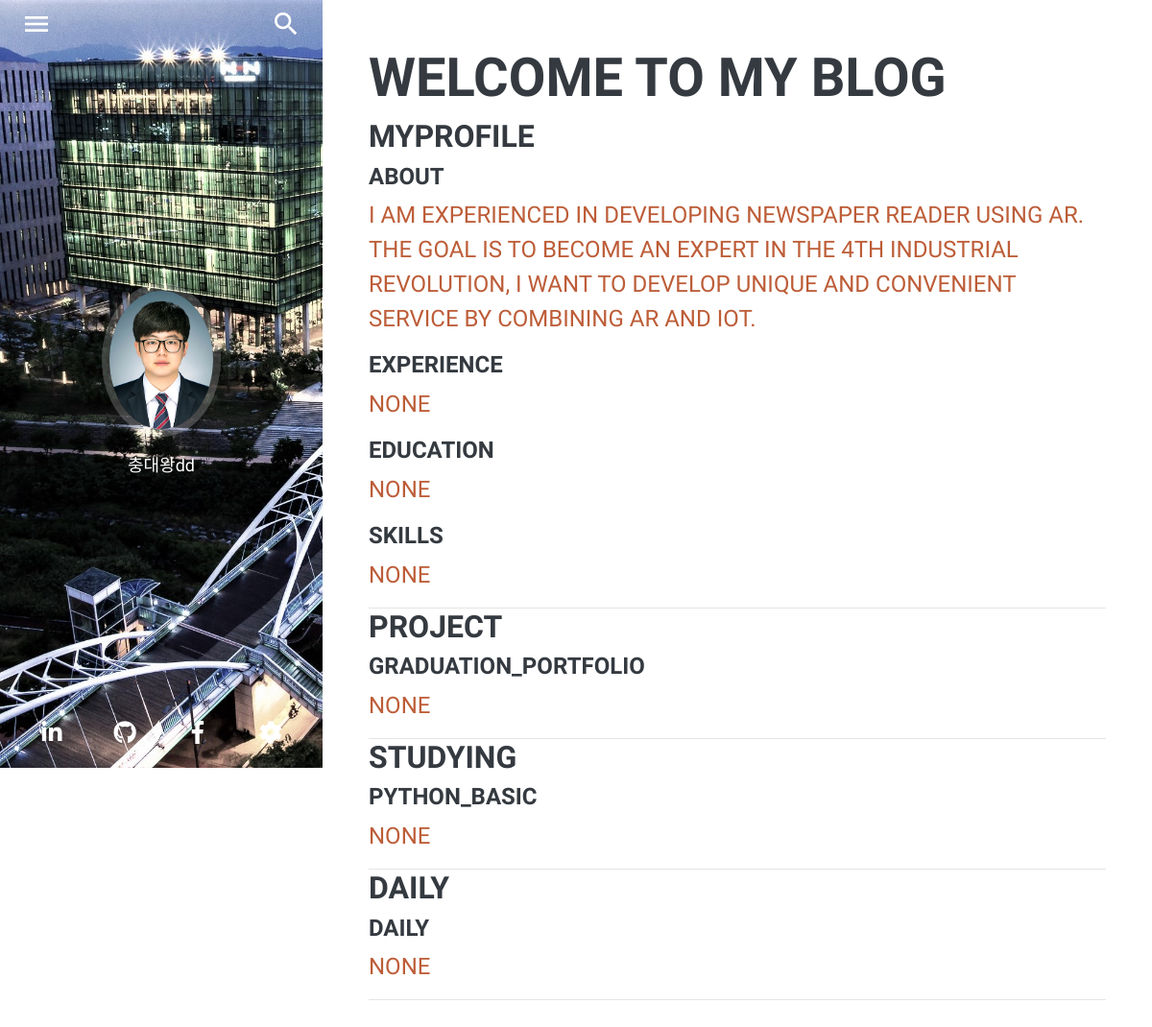
The page / on the database its author committed.
### tables this page shows
CREATE TABLE post (
  id INTEGER PRIMARY KEY AUTOINCREMENT,
  category TEXT NOT NULL,
  title TEXT NOT NULL,
  sub_title TEXT,
  period TEXT,
  body TEXT
);

### personal_web/blog.py (the view)
@bp.route('/')
def index():
    db = get_db()
    categorys = db.execute(
        'SELECT DISTINCT category FROM post'
    ).fetchall()
    post_myprofile = db.execute(
        'SELECT title, body FROM post'
        " WHERE category = 'myprofile'"
    ).fetchall()
    post_project = db.execute(
        'SELECT title, body FROM post'
        " WHERE category = 'project'"
    ).fetchall()
    post_studying = db.execute(
        'SELECT title, body FROM post'
        " WHERE category = 'studying'"
    ).fetchall()
    post_daily = db.execute(
        'SELECT title, body FROM post'
        " WHERE category = 'daily'"
    ).fetchall()
    return render_template('blog/index.html', categorys=categorys, post_myprofile=post_myprofile, post_project=post_project, post_studying=post_studying, post_daily=post_daily)

### personal_web/auth.py (called while the page is built)
@bp.before_app_request
def load_logged_in_user():
    user_id = session.get('user_id')
    if user_id is None:
        g.user = None
    else:
        g.user = get_db().execute(
            'SELECT * FROM user WHERE id = ?', (user_id,)
        ).fetchone()

### personal_web/db.py (called while the page is built)
def get_db():
    if 'db' not in g:
        g.db = sqlite3.connect(
            current_app.config['DATABASE'],
            detect_types=sqlite3.PARSE_DECLTYPES
        )
        g.db.row_factory = sqlite3.Row
    return g.db

### personal_web/templates/blog/index.html (shortened to what this page needs)
{% extends 'layout.html' %}
{% block title %}
    <h2>Welcome to my blog</h2>
{% endblock%}
{% block content %}
        <section>
            {% for category in categorys %}
                {% if category['category'] == 'myprofile' %}
                    <h3>{{ category['category'] }}</h3>
                    {% for post in post_myprofile %}
                        <a href="{{ url_for('blog.myprofile') }}">
                            <h4>{{post['title']}}</h4>
                            <p class="body">
                                {{post['body']}}
                            </p>
                        </a>
                    {% endfor %}
                <hr class="m-0">
                {% endif %}
                {% if category['category'] == 'project' %}
                    <h3>{{ category['category'] }}</h3>
                    {% for post in post_project %}
                        <a href="{{ url_for('blog.project') }}">
                            <h4>{{post['title']}}</h4>
                            <p>
                                {{post['body']}}
                            </p>
                        </a>
                    {% endfor %}
                <hr class="m-0">
                {% endif %}
                {% if category['category'] == 'studying' %}
                    <h3>{{ category['category'] }}</h3>
                    {% for post in post_studying %}
                        <a href="{{ url_for('blog.studying') }}">
                            <h4>{{post['title']}}</h4>
                            <p>
                                {{post['body']}}
                            </p>
                        </a>
                    {% endfor %}
                <hr class="m-0">
                {% endif %}
                {% if category['category'] == 'daily' %}
                    <h3>{{ category['category'] }}</h3>
                    {% for post in post_daily %}
                        <a href="{{ url_for('blog.daily') }}">
                            <h4>{{post['title']}}</h4>
                            <p>
                                {{post['body']}}
                            </p>
                        </a>
                    {% endfor %}
                <hr class="m-0">
                {% endif %}
            {% endfor %}
        </section>
{% endblock %}

### personal_web/templates/layout.html (shortened to what this page needs)
<!DOCTYPE html>
<html lang="en">
<head>
  <link href="static/vendor/bootstrap/css/bootstrap.min.css" rel="stylesheet">
  <link href="static/vendor/fontawesome-free/css/all.min.css" rel="stylesheet">
  <link href="static/css/resume.css" rel="stylesheet">
</head>
<body id="page-top">
  <nav class="navbar navbar-expand-lg navbar-dark bg-primary fixed-top"
       style="background-image:url(/static/img/city_gray2.jpg); background-size:cover;" id="sideNav">
    <div style="display: flex; justify-content: space-between; width: 100%">
      <button id="menu-button"  class="my-btn" style="color: #BD5D38; border-width: 0px; background-color: transparent;">
        <i class="material-icons"  style="font-size: 32px; color: #ffffff;">menu</i>
      </button>
      <button id="search-button"  class="my-btn" style="color: #BD5D38; border-width: 0px; background-color: transparent;">
        <i class="material-icons" style="font-size: 32px; color: #ffffff;">search</i>
      </button>
    </div>
    <a class="navbar-brand js-scroll-trigger" href="#page-top">
      <span class="d-none d-lg-block">
        <img class="img-fluid img-profile rounded-circle mx-auto mb-2" style="filter:  brightness(100%);" src="static/img/profile.jpg" alt="">
      </span>
    </a>
    <div class="collapse navbar-collapse">
      <ul class="navbar-nav">
        <li>
          <font color="white" size="4">충대왕dd</font>
        </li>
      </ul>
    </div>
    <div class="social-icons d-none d-lg-block">
          <a href="#">
            <i class="fab fa-linkedin-in"></i>
          </a>
          <a href="#">
            <i class="fab fa-github"></i>
          </a>
          <a href="#">
            <i class="fab fa-facebook-f"></i>
          </a>
          <a href="{{ url_for('auth.login') }}" target="_parent">
            <i class="fas fa-cog"></i>
          </a>
    </div>
  </nav>
  <div class="container-fluid p-0">
    <section class="resume-section p-3 p-lg-5 d-flex">
      <div class="w-100">
        {% block title %}{% endblock %}
        <div class="resume-item d-flex flex-column flex-md-row justify-content-between mb-5">
          <div class="resume-content">
            <div class="subheading mb-3">
              {% block content %}{% endblock %}
            </div>
          </div>
        </div>
      </div>
    </section>
  </div>
  </body>
</html>

### personal_web/static/css/resume.css (style rules this page uses)
body { font-family: 'Muli', -apple-system, BlinkMacSystemFont, 'Segoe UI', Roboto, 'Helvetica Neue', Arial, sans-serif, 'Apple Color Emoji', 'Segoe UI Emoji', 'Segoe UI Symbol', 'Noto Color Emoji'; padding-top: 54px; color: #868e96; }
@media (min-width: 992px) { body { padding-top: 0; padding-left: 21rem; } }
h1, h2, h3, h4, h5, h6 { font-family: 'Saira Extra Condensed', -apple-system, BlinkMacSystemFont, 'Segoe UI', Roboto, 'Helvetica Neue', Arial, sans-serif, 'Apple Color Emoji', 'Segoe UI Emoji', 'Segoe UI Symbol', 'Noto Color Emoji'; font-weight: 700; text-transform: uppercase; color: #343a40; }
h2 { font-size: 3.5rem; }
h3 { font-size: 2rem; }
.subheading { text-transform: uppercase; font-weight: 500; font-family: 'Saira Extra Condensed', -apple-system, BlinkMacSystemFont, 'Segoe UI', Roboto, 'Helvetica Neue', Arial, sans-serif, 'Apple Color Emoji', 'Segoe UI Emoji', 'Segoe UI Symbol', 'Noto Color Emoji'; font-size: 1.5rem; }
.social-icons a { display: inline-block; height: 3.5rem; width: 3.5rem; background-color: transparent; color: #fff !important; border-radius: 100%; text-align: center; font-size: 1.5rem; line-height: 3.5rem; margin-right: 1rem; }
.social-icons a:last-child { margin-right: 0; }
@media all and (min-width: 992px) { #sideNav { text-align: center; position: fixed; top: 0; left: 0; display: -webkit-box; display: -ms-flexbox; display: flex; -webkit-box-orient: vertical; -webkit-box-direction: normal; -ms-flex-direction: column; flex-direction: column; width: 21rem; height: 100vh; } }
@media all and (min-width: 992px) { #sideNav .navbar-brand { display: -webkit-box; display: -ms-flexbox; display: flex; margin: auto auto 0; padding: 0.5rem; } }
@media all and (min-width: 992px) { #sideNav .navbar-brand .img-profile { max-width: 10rem; max-height: 10rem; border: 0.5rem solid rgba(255, 255, 255, 0.2); } }
@media all and (min-width: 992px) { #sideNav .navbar-collapse { display: -webkit-box; display: -ms-flexbox; display: flex; -webkit-box-align: start; -ms-flex-align: start; align-items: flex-start; -webkit-box-flex: 0; -ms-flex-positive: 0; flex-grow: 0; width: 100%; margin-bottom: auto; } }
@media all and (min-width: 992px) { #sideNav .navbar-collapse .navbar-nav { -webkit-box-orient: vertical; -webkit-box-direction: normal; -ms-flex-direction: column; flex-direction: column; width: 100%; } }
section.resume-section { padding-top: 5rem !important; padding-bottom: 5rem !important; max-width: 75rem; }
@media (min-width: 768px) { section.resume-section { min-height: 100vh; } }
@media (min-width: 992px) { section.resume-section { padding-top: 3rem !important; padding-bottom: 3rem !important; } }
.bg-primary { background-color: #495057 !important; }
a { color: #BD5D38; }

### rows shown on the page
post: title "ABOUT", body "I AM EXPERIENCED IN DEVELOPING NEWSPAPER READER USING AR. THE GOAL IS TO BECOME AN EXPERT IN THE 4TH INDUSTRIAL REVOLUTION, I WANT TO DEVELOP UNIQUE AND CONVENIENT SERVICE BY COMBINING AR AND IOT."
post: title "EXPERIENCE", body "NONE"
post: title "EDUCATION", body "NONE"
post: title "SKILLS", body "NONE"
post: title "GRADUATION_PORTFOLIO", body "NONE"
post: title "PYTHON_BASIC", body "NONE"
post: title "DAILY", body "NONE"

### other values the page prints
{{ category['category'] }} "MYPROFILE"
{{ category['category'] }} "PROJECT"
{{ category['category'] }} "STUDYING"
{{ category['category'] }} "DAILY"
